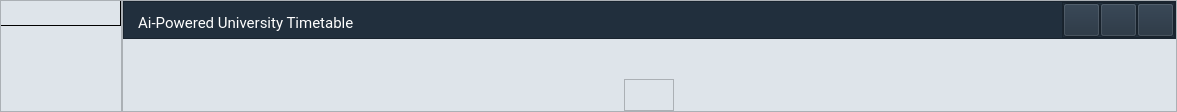
     <widget class="QWidget" name="Header" native="true">
      <property name="sizePolicy">
       <sizepolicy hsizetype="Expanding" vsizetype="Fixed">
        <horstretch>0</horstretch>
        <verstretch>0</verstretch>
       </sizepolicy>
      </property>
      <property name="font">
       <font>
        <family>Roboto</family>
       </font>
      </property>
      <property name="styleSheet">
       <string notr="true">*{
background-color: rgb(222, 228, 234);
}


</string>
      </property>
      <layout class="QGridLayout" name="gridLayout_6">
       <property name="leftMargin">
        <number>0</number>
       </property>
       <property name="topMargin">
        <number>0</number>
       </property>
       <property name="rightMargin">
        <number>0</number>
       </property>
       <property name="bottomMargin">
        <number>0</number>
       </property>
       <property name="horizontalSpacing">
        <number>0</number>
       </property>
       <item row="0" column="0">
        <widget class="QFrame" name="logo">
         <property name="styleSheet">
          <string notr="true">QPushButton{
background-color: rgb(222, 228, 234);
border-right: 1px solid rgb(0, 0, 0);
border-bottom: 1px solid rgb(0, 0, 0);
border-bottom-right-radius: 45px;
padding-right: 10px;
padding-bottom: 10px;

}
QPushButton:hover {
border-top: 2px solid rgb(0, 0, 0);
border-left: 2px solid rgb(0, 0, 0);

 }</string>
         </property>
         <property name="frameShape">
          <enum>QFrame::Shape::StyledPanel</enum>
         </property>
         <property name="frameShadow">
          <enum>QFrame::Shadow::Raised</enum>
         </property>
         <layout class="QGridLayout" name="gridLayout_5">
          <property name="leftMargin">
           <number>0</number>
          </property>
          <property name="topMargin">
           <number>0</number>
          </property>
          <property name="rightMargin">
           <number>0</number>
          </property>
          <property name="bottomMargin">
           <number>0</number>
          </property>
          <property name="spacing">
           <number>0</number>
          </property>
          <item row="0" column="0" alignment="Qt::AlignmentFlag::AlignLeft|Qt::AlignmentFlag::AlignTop">
           <widget class="QPushButton" name="LogoButton">
            <property name="minimumSize">
             <size>
              <width>120</width>
              <height>0</height>
             </size>
            </property>
            <property name="text">
             <string/>
            </property>
            <property name="icon">
             <iconset resource="ui_resources/resource.qrc">
              <normaloff>:/final logo2.png</normaloff>:/final logo2.png</iconset>
            </property>
            <property name="iconSize">
             <size>
              <width>80</width>
              <height>100</height>
             </size>
            </property>
           </widget>
          </item>
         </layout>
        </widget>
       </item>
       <item row="0" column="1" alignment="Qt::AlignmentFlag::AlignTop">
        <widget class="QFrame" name="content">
         <property name="styleSheet">
          <string notr="true">#Project_Label{
border:none;
background-color:none;

}

#CloseProject_Button{
background:none;
border:none;
}

</string>
         </property>
         <property name="frameShape">
          <enum>QFrame::Shape::StyledPanel</enum>
         </property>
         <property name="frameShadow">
          <enum>QFrame::Shadow::Raised</enum>
         </property>
         <property name="lineWidth">
          <number>0</number>
         </property>
         <layout class="QVBoxLayout" name="verticalLayout_18">
          <property name="spacing">
           <number>0</number>
          </property>
          <property name="leftMargin">
           <number>0</number>
          </property>
          <property name="topMargin">
           <number>0</number>
          </property>
          <property name="rightMargin">
           <number>0</number>
          </property>
          <property name="bottomMargin">
           <number>0</number>
          </property>
          <item alignment="Qt::AlignmentFlag::AlignTop">
           <widget class="QFrame" name="headercontent">
            <property name="styleSheet">
             <string notr="true">*{color: rgb(255, 255, 255);
background-color:  rgb(33, 47, 61);
}</string>
            </property>
            <property name="frameShape">
             <enum>QFrame::Shape::StyledPanel</enum>
            </property>
            <property name="frameShadow">
             <enum>QFrame::Shadow::Raised</enum>
            </property>
            <property name="lineWidth">
             <number>0</number>
            </property>
            <layout class="QHBoxLayout" name="horizontalLayout_8">
             <property name="spacing">
              <number>0</number>
             </property>
             <property name="leftMargin">
              <number>0</number>
             </property>
             <property name="topMargin">
              <number>0</number>
             </property>
             <property name="rightMargin">
              <number>0</number>
             </property>
             <property name="bottomMargin">
              <number>0</number>
             </property>
             <item>
              <widget class="QLabel" name="HeaderMiddleLabel_2">
               <property name="font">
                <font>
                 <family>Roboto</family>
                 <pointsize>11</pointsize>
                </font>
               </property>
               <property name="styleSheet">
                <string notr="true">* {
	padding: 5px, 0px,5px,0px;
}</string>
               </property>
               <property name="text">
                <string>   Ai-Powered University Timetable</string>
               </property>
              </widget>
             </item>
             <item>
              <spacer name="HeaderSpacer1_4">
               <property name="orientation">
                <enum>Qt::Orientation::Horizontal</enum>
               </property>
               <property name="sizeHint" stdset="0">
                <size>
                 <width>352</width>
                 <height>20</height>
                </size>
               </property>
              </spacer>
             </item>
             <item>
              <spacer name="HeaderSpacer1_3">
               <property name="orientation">
                <enum>Qt::Orientation::Horizontal</enum>
               </property>
               <property name="sizeHint" stdset="0">
                <size>
                 <width>352</width>
                 <height>20</height>
                </size>
               </property>
              </spacer>
             </item>
             <item>
              <widget class="QFrame" name="BarButtons_2">
               <property name="enabled">
                <bool>true</bool>
               </property>
               <property name="toolTipDuration">
                <number>-1</number>
               </property>
               <property name="styleSheet">
                <string notr="true">QPushButton:hover {
border:2px solid  rgb(240, 255, 253);
border-radius: 3px;

 }

#Close_window_Button:hover {
	background-color:rgb(255, 0, 0);
 }</string>
               </property>
               <property name="frameShape">
                <enum>QFrame::Shape::StyledPanel</enum>
               </property>
               <property name="frameShadow">
                <enum>QFrame::Shadow::Raised</enum>
               </property>
               <property name="lineWidth">
                <number>0</number>
               </property>
               <layout class="QHBoxLayout" name="horizontalLayout_4">
                <property name="spacing">
                 <number>0</number>
                </property>
                <property name="leftMargin">
                 <number>0</number>
                </property>
                <property name="topMargin">
                 <number>0</number>
                </property>
                <property name="rightMargin">
                 <number>0</number>
                </property>
                <property name="bottomMargin">
                 <number>0</number>
                </property>
                <item>
                 <widget class="QPushButton" name="Minimize_Button">
                  <property name="minimumSize">
                   <size>
                    <width>37</width>
                    <height>34</height>
                   </size>
                  </property>
                  <property name="maximumSize">
                   <size>
                    <width>37</width>
                    <height>34</height>
                   </size>
                  </property>
                  <property name="text">
                   <string/>
                  </property>
                  <property name="icon">
                   <iconset resource="ui_resources/resource.qrc">
                    <normaloff>:/minimize_icon.png</normaloff>:/minimize_icon.png</iconset>
                  </property>
                 </widget>
                </item>
                <item>
                 <widget class="QPushButton" name="Fullscreen_Button">
                  <property name="minimumSize">
                   <size>
                    <width>37</width>
                    <height>34</height>
                   </size>
                  </property>
                  <property name="maximumSize">
                   <size>
                    <width>37</width>
                    <height>34</height>
                   </size>
                  </property>
                  <property name="text">
                   <string/>
                  </property>
                  <property name="icon">
                   <iconset resource="ui_resources/resource.qrc">
                    <normaloff>:/fullScreen_icon.png</normaloff>:/fullScreen_icon.png</iconset>
                  </property>
                 </widget>
                </item>
                <item>
                 <widget class="QPushButton" name="Close_window_Button">
                  <property name="minimumSize">
                   <size>
                    <width>37</width>
                    <height>34</height>
                   </size>
                  </property>
                  <property name="maximumSize">
                   <size>
                    <width>37</width>
                    <height>34</height>
                   </size>
                  </property>
                  <property name="styleSheet">
                   <string notr="true"/>
                  </property>
                  <property name="text">
                   <string/>
                  </property>
                  <property name="icon">
                   <iconset resource="ui_resources/resource.qrc">
                    <normaloff>:/Cut_Icon.png</normaloff>:/Cut_Icon.png</iconset>
                  </property>
                 </widget>
                </item>
               </layout>
              </widget>
             </item>
            </layout>
           </widget>
          </item>
          <item>
           <spacer name="verticalSpacer_12">
            <property name="orientation">
             <enum>Qt::Orientation::Vertical</enum>
            </property>
            <property name="sizeHint" stdset="0">
             <size>
              <width>20</width>
              <height>40</height>
             </size>
            </property>
           </spacer>
          </item>
          <item alignment="Qt::AlignmentFlag::AlignHCenter">
           <widget class="QFrame" name="ProjectButtonFrame">
            <property name="frameShape">
             <enum>QFrame::Shape::StyledPanel</enum>
            </property>
            <property name="frameShadow">
             <enum>QFrame::Shadow::Raised</enum>
            </property>
            <layout class="QHBoxLayout" name="horizontalLayout_9">
             <property name="spacing">
              <number>0</number>
             </property>
             <property name="leftMargin">
              <number>0</number>
             </property>
             <property name="topMargin">
              <number>0</number>
             </property>
             <property name="rightMargin">
              <number>0</number>
             </property>
             <property name="bottomMargin">
              <number>0</number>
             </property>
             <item>
              <widget class="QLabel" name="Project_Label">
               <property name="font">
                <font>
                 <family>Roboto</family>
                 <pointsize>11</pointsize>
                </font>
               </property>
               <property name="text">
                <string/>
               </property>
              </widget>
             </item>
             <item>
              <widget class="QPushButton" name="CloseProject_Button">
               <property name="minimumSize">
                <size>
                 <width>35</width>
                 <height>30</height>
                </size>
               </property>
               <property name="font">
                <font>
                 <family>Roboto</family>
                 <pointsize>11</pointsize>
                </font>
               </property>
               <property name="text">
                <string/>
               </property>
               <property name="iconSize">
                <size>
                 <width>25</width>
                 <height>25</height>
                </size>
               </property>
              </widget>
             </item>
            </layout>
           </widget>
          </item>
         </layout>
        </widget>
       </item>
      </layout>
     </widget>
